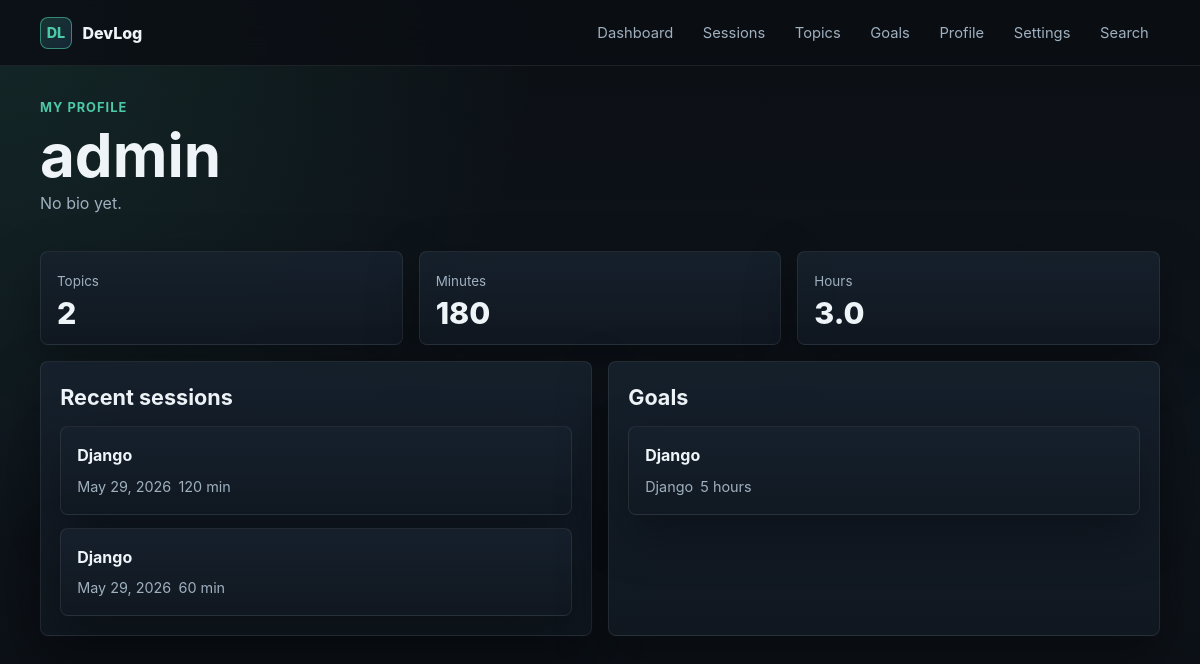
/profile/ (signed in), run on an earlier commit of the app's database.
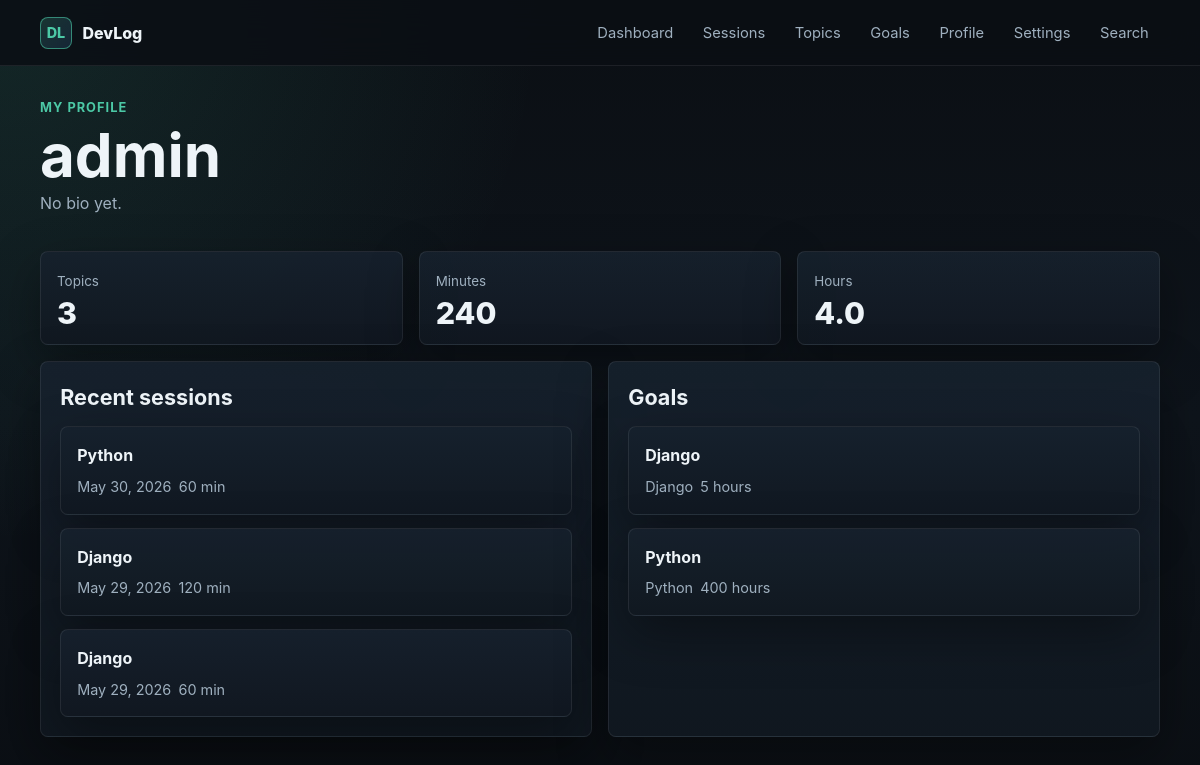
And on a later commit of the database.
### logs/models.py (models this page shows, shortened)
class LogSession(models.Model):
    user = models.ForeignKey(User, on_delete=models.CASCADE)
    topic = models.ForeignKey(Topic, on_delete=models.CASCADE)
    date = models.DateField()
    duration_minutes = models.PositiveIntegerField()
    notes = models.TextField(blank=True)
    difficulty = models.IntegerField(choices=[(i, i) for i in range(1, 6)])

class Topic(models.Model):
    name = models.CharField(max_length=100)
    user = models.ForeignKey(User, on_delete=models.CASCADE)

class Goal(models.Model):
    user = models.ForeignKey(User, on_delete=models.CASCADE)
    title = models.CharField(max_length=200)
    target_hours = models.PositiveIntegerField()
    topic = models.ForeignKey(Topic, on_delete=models.CASCADE)
    deadline = models.DateField()
    is_completed = models.BooleanField(default=False)

### accounts/views.py (the view)
# urls.py: path('profile/', MyProfileInfoView.as_view(), name='profile_info'),
class MyProfileInfoView(LoginRequiredMixin, TemplateView):
    def get(self, request):
        sessions = LogSession.objects.filter(user=request.user)
        total_minutes = sessions.aggregate(
            total=Sum('duration_minutes')
        )['total'] or 0
        total_hours = total_minutes / 60
        total_topics = Topic.objects.filter(user=request.user).count()
        last_5_sessions = sessions.select_related('topic').order_by('-date')[:5]
        goals = Goal.objects.filter(user=request.user).select_related('topic')
        return render(
            request,
            "account/profile.html",
            {
                "profile": request.user.profile,
                "total_minutes": total_minutes,
                "total_hours": total_hours,
                "total_topics": total_topics,
                "last_5_sessions": last_5_sessions,
                "goals": goals,
            }
        )

### templates/account/profile.html (shortened to what this page needs)
{% extends 'base.html' %}
{% block content %}
<section class="page-head">
    <div>
        <p class="eyebrow">My profile</p>
        <h1>{{ profile.user.username }}</h1>
        <p class="muted">{{ profile.bio|default:"No bio yet." }}</p>
    </div>
</section>
<section class="grid grid-3">
    <article class="stat-card">
        <span class="stat-label">Topics</span>
        <span class="stat-value">{{ total_topics }}</span>
    </article>
    <article class="stat-card">
        <span class="stat-label">Minutes</span>
        <span class="stat-value">{{ total_minutes }}</span>
    </article>
    <article class="stat-card">
        <span class="stat-label">Hours</span>
        <span class="stat-value">{{ total_hours|floatformat:1 }}</span>
    </article>
</section>
<section class="grid grid-2" style="margin-top: 1rem;">
    <div class="panel">
        <h2>Recent sessions</h2>
        <ul class="list">
            {% for session in last_5_sessions %}
                <li class="item-card">
                    <strong>{{ session.topic.name }}</strong>
                    <div class="meta">
                        <span>{{ session.date }}</span>
                        <span>{{ session.duration_minutes }} min</span>
                    </div>
                </li>
            {% empty %}
                <li class="empty">No sessions yet.</li>
            {% endfor %}
        </ul>
    </div>
    <div class="panel">
        <h2>Goals</h2>
        <ul class="list">
            {% for goal in goals %}
                <li class="item-card">
                    <strong>{{ goal.title }}</strong>
                    <div class="meta">
                        <span>{{ goal.topic.name }}</span>
                        <span>{{ goal.target_hours }} hours</span>
                    </div>
                </li>
            {% empty %}
                <li class="empty">No goals yet.</li>
            {% endfor %}
        </ul>
    </div>
</section>
{% endblock %}

What changed in the data, as far as the page shows it:
added LogSession: topic.name "Python", date "May 30, 2026", duration_minutes "60"
added Goal: title "Python", topic.name "Python", target_hours "400"
Also different on the page:
{{ total_topics }}: "2" → "3"
{{ total_minutes }}: "180" → "240"
{{ total_hours|floatformat:1 }}: "3.0" → "4.0"
